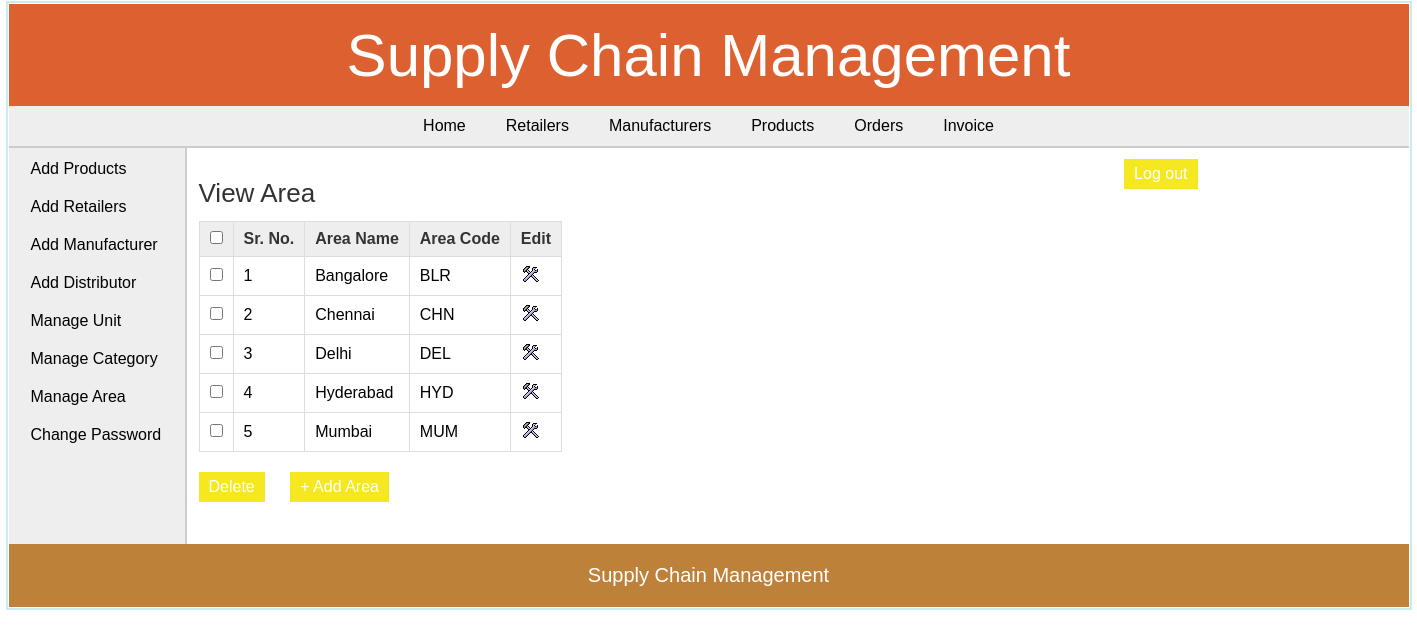
The app's page /admin/view_area.php (signed in) with its own data.
### tables this page shows
CREATE TABLE `area` (
  `area_id` int(11) NOT NULL,
  `area_name` varchar(50) NOT NULL,
  `area_code` varchar(10) NOT NULL
);

### admin/view_area.php (the view, shortened to what this page needs)
<?php
	include("../includes/config.php");
	if(isset($_SESSION['admin_login'])) {
		if($_SESSION['admin_login'] == true) {
			$query_selectArea = "SELECT * FROM area";
			$result_selectArea = mysqli_query($con,$query_selectArea);
		}
		else {
			header('Location:../index.php');
		}
	}
	else {
		header('Location:../index.php');
	}
?>
<!DOCTYPE html>
<html>
<head>
	<link rel="stylesheet" href="../includes/main_style.css" >
</head>
<body>
	<?php
		include("../includes/header.inc.php");
		include("../includes/nav_admin.inc.php");
		include("../includes/aside_admin.inc.php");
	?>
	<section>
		<h1>View Area</h1>
		<form action="" method="POST" class="form">
		<table class="table_displayData">
			<tr>
				<th> <input type="checkbox" onClick="toggle(this)" /> </th>
				<th>Sr. No.</th>
				<th>Area Name</th>
				<th>Area Code</th>
				<th> Edit </th>
			</tr>
			<?php $i=1; while($row_selectArea = mysqli_fetch_array($result_selectArea)) { ?>
			<tr>
				<td> <input type="checkbox" name="chkId[]" value="<?php echo $row_selectArea['area_id']; ?>" /> </td>
				<td> <?php echo $i; ?> </td>
				<td> <?php echo $row_selectArea['area_name']; ?> </td>
				<td> <?php echo $row_selectArea['area_code']; ?> </td>
				<td> <a href="edit_area.php?id=<?php echo $row_selectArea['area_id']; ?>"><img src="../images/edit.png" alt="edit" /></a> </td>
			</tr>
			<?php $i++; } ?>
		</table>
		<input type="submit" value="Delete" class="submit_button"/>
		<a href="add_area.php"><input type="button" value="+ Add Area" class="submit_button"/></a>
		</form>
	</section>
	<?php
		include("../includes/footer.inc.php");
	?>
</body>
</html>

### includes/main_style.css (style rules this page uses)
* { font-family: arial,sans-serif; margin:0px; padding:1px; }
body { width:1400px; margin:auto; border:2px solid #cbecec; }
a { text-decoration:none; }
.submit_button { font-size:16px; margin-top:20px; margin-right:20px; padding:6px 10px; background-color:#f5e720; border:none; color:white; }
section { width:1000px; padding:10px; padding-bottom:40px; }
section h1 { margin-bottom:10px; font-weight:normal; color:#333; font-size: 26px; }
table { border-collapse: collapse; }
.table_displayData td, .table_displayData th { border:1px solid #ddd; padding: 8px 10px; text-align: left; }
.table_displayData th { background-color:#eee; color:#333; }

### records on screen
area: area_name "Bangalore", area_code "BLR"
area: area_name "Chennai", area_code "CHN"
area: area_name "Delhi", area_code "DEL"
area: area_name "Hyderabad", area_code "HYD"
area: area_name "Mumbai", area_code "MUM"
